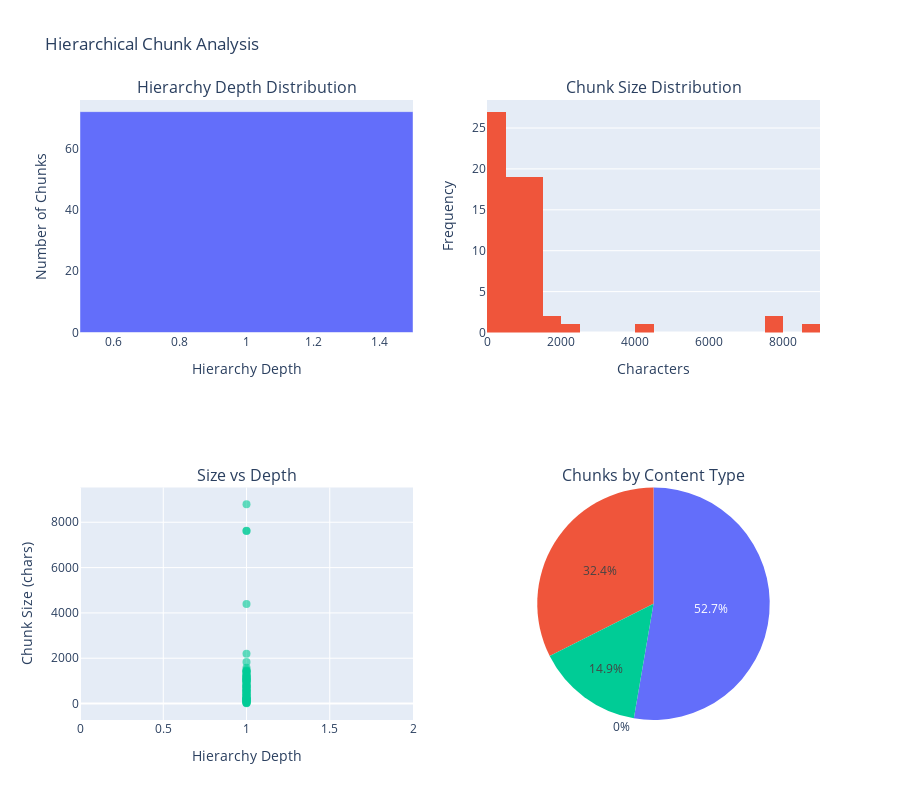

The code cell stored with this chart in its notebook:
### Code cell
import plotly.graph_objects as go
from plotly.subplots import make_subplots

def visualize_hierarchical_structure(chunks: List[HierarchicalChunk]):
    """Visualize the hierarchical structure of chunks"""
    
    # Prepare data
    depths = [len(c.heading_hierarchy) for c in chunks]
    sizes = [len(c.content) for c in chunks]
    
    fig = make_subplots(
        rows=2, cols=2,
        subplot_titles=(
            'Hierarchy Depth Distribution',
            'Chunk Size Distribution',
            'Size vs Depth',
            'Chunks by Content Type'
        ),
        specs=[
            [{'type': 'bar'}, {'type': 'histogram'}],
            [{'type': 'scatter'}, {'type': 'pie'}]
        ]
    )
    
    # 1. Hierarchy depth distribution
    depth_counts = pd.Series(depths).value_counts().sort_index()
    fig.add_trace(
        go.Bar(x=depth_counts.index, y=depth_counts.values, name='Depth'),
        row=1, col=1
    )
    fig.update_xaxes(title_text="Hierarchy Depth", row=1, col=1)
    fig.update_yaxes(title_text="Number of Chunks", row=1, col=1)
    
    # 2. Chunk size distribution
    fig.add_trace(
        go.Histogram(x=sizes, nbinsx=30, name='Size'),
        row=1, col=2
    )
    fig.update_xaxes(title_text="Characters", row=1, col=2)
    fig.update_yaxes(title_text="Frequency", row=1, col=2)
    
    # 3. Size vs Depth scatter
    fig.add_trace(
        go.Scatter(
            x=depths,
            y=sizes,
            mode='markers',
            marker=dict(size=8, opacity=0.6),
            name='Chunks'
        ),
        row=2, col=1
    )
    fig.update_xaxes(title_text="Hierarchy Depth", row=2, col=1)
    fig.update_yaxes(title_text="Chunk Size (chars)", row=2, col=1)
    
    # 4. Content type pie
    content_types = {
        'Tables': sum(1 for c in chunks if c.metadata.get('has_tables')),
        'Code': sum(1 for c in chunks if c.metadata.get('has_code')),
        'Equations': sum(1 for c in chunks if c.metadata.get('has_equations')),
        'Text Only': sum(1 for c in chunks if not any([
            c.metadata.get('has_tables'),
            c.metadata.get('has_code'),
            c.metadata.get('has_equations')
        ]))
    }
    
    fig.add_trace(
        go.Pie(labels=list(content_types.keys()), values=list(content_types.values())),
        row=2, col=2
    )
    
    fig.update_layout(
        title_text="Hierarchical Chunk Analysis",
        height=800,
        showlegend=False
    )
    
    fig.show()

# Visualize
visualize_hierarchical_structure(hierarchical_chunks)

### Figure 1 — Plotly figure (JSON) as saved in the notebook; plotly's stock layout.template omitted (floating-point values rounded to 4 significant figures)
{"data": [{"name": "Depth", "type": "bar", "x": [1], "xaxis": "x", "y": [72], "yaxis": "y"}, {"name": "Size", "nbinsx": 30, "type": "histogram", "x": [8, 647, 1084, 239, 120, 1210, 1834, 8800, 1394, 893, 7627, 145, 1255, 276, 1153, 1406, 1393, 669, 562, 203, 1440, 742, 1254, 704, 838, 21, 776, 1152, 488, 725, 980, 2199, 51, 111, 7612, 386, 237, 139, 999, 587, 1098, 794, 1221, 971, 1049, 557, 1048, 1443, 150, 252, 924, 223, 354, 330, 174, 82, 188, 564, 275, 1028, 1277, 421, 546, 1115, 4391, 794, 1575, 444, 1487, 416, 43, 50], "xaxis": "x2", "yaxis": "y2"}, {"marker": {"opacity": 0.6, "size": 8}, "mode": "markers", "name": "Chunks", "type": "scatter", "x": [1, 1, 1, 1, 1, 1, 1, 1, 1, 1, 1, 1, 1, 1, 1, 1, 1, 1, 1, 1, 1, 1, 1, 1, 1, 1, 1, 1, 1, 1, 1, 1, 1, 1, 1, 1, 1, 1, 1, 1, 1, 1, 1, 1, 1, 1, 1, 1, 1, 1, 1, 1, 1, 1, 1, 1, 1, 1, 1, 1, 1, 1, 1, 1, 1, 1, 1, 1, 1, 1, 1, 1], "xaxis": "x3", "y": [8, 647, 1084, 239, 120, 1210, 1834, 8800, 1394, 893, 7627, 145, 1255, 276, 1153, 1406, 1393, 669, 562, 203, 1440, 742, 1254, 704, 838, 21, 776, 1152, 488, 725, 980, 2199, 51, 111, 7612, 386, 237, 139, 999, 587, 1098, 794, 1221, 971, 1049, 557, 1048, 1443, 150, 252, 924, 223, 354, 330, 174, 82, 188, 564, 275, 1028, 1277, 421, 546, 1115, 4391, 794, 1575, 444, 1487, 416, 43, 50], "yaxis": "y3"}, {"domain": {"x": [0.55, 1], "y": [0, 0.375]}, "labels": ["Tables", "Code", "Equations", "Text Only"], "type": "pie", "values": [11, 24, 0, 39]}], "layout": {"annotations": [{"font": {"size": 16}, "showarrow": false, "text": "Hierarchy Depth Distribution", "x": 0.225, "xanchor": "center", "xref": "paper", "y": 1, "yanchor": "bottom", "yref": "paper"}, {"font": {"size": 16}, "showarrow": false, "text": "Chunk Size Distribution", "x": 0.775, "xanchor": "center", "xref": "paper", "y": 1, "yanchor": "bottom", "yref": "paper"}, {"font": {"size": 16}, "showarrow": false, "text": "Size vs Depth", "x": 0.225, "xanchor": "center", "xref": "paper", "y": 0.375, "yanchor": "bottom", "yref": "paper"}, {"font": {"size": 16}, "showarrow": false, "text": "Chunks by Content Type", "x": 0.775, "xanchor": "center", "xref": "paper", "y": 0.375, "yanchor": "bottom", "yref": "paper"}], "height": 800, "showlegend": false, "title": {"text": "Hierarchical Chunk Analysis"}, "xaxis": {"anchor": "y", "domain": [0, 0.45], "title": {"text": "Hierarchy Depth"}}, "xaxis2": {"anchor": "y2", "domain": [0.55, 1], "title": {"text": "Characters"}}, "xaxis3": {"anchor": "y3", "domain": [0, 0.45], "title": {"text": "Hierarchy Depth"}}, "yaxis": {"anchor": "x", "domain": [0.625, 1], "title": {"text": "Number of Chunks"}}, "yaxis2": {"anchor": "x2", "domain": [0.625, 1], "title": {"text": "Frequency"}}, "yaxis3": {"anchor": "x3", "domain": [0, 0.375], "title": {"text": "Chunk Size (chars)"}}}}
